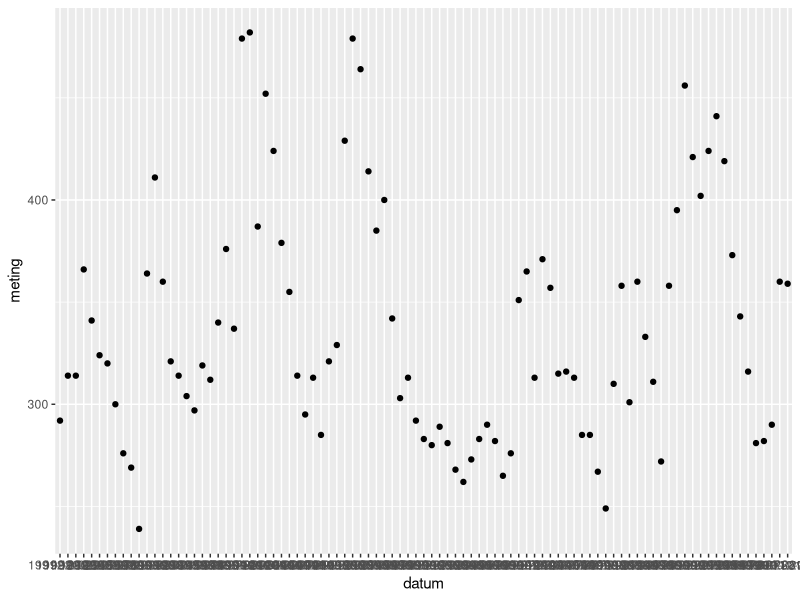
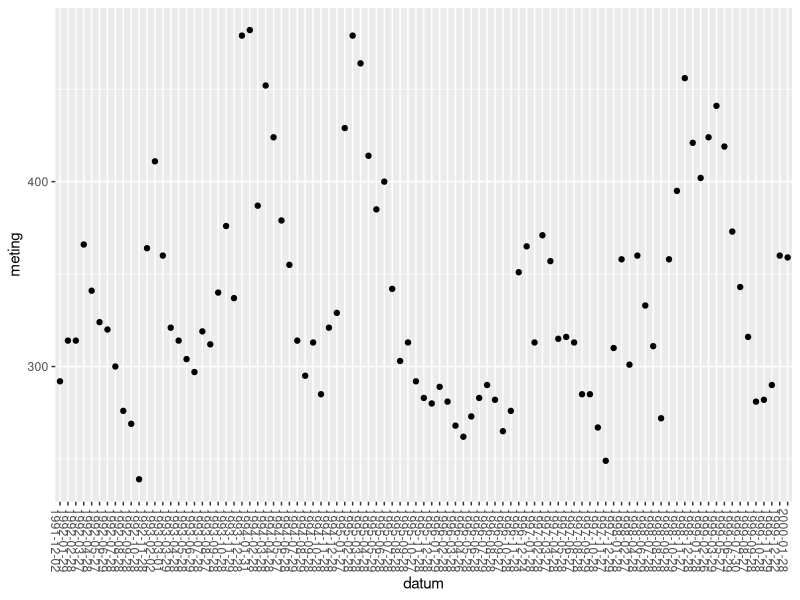
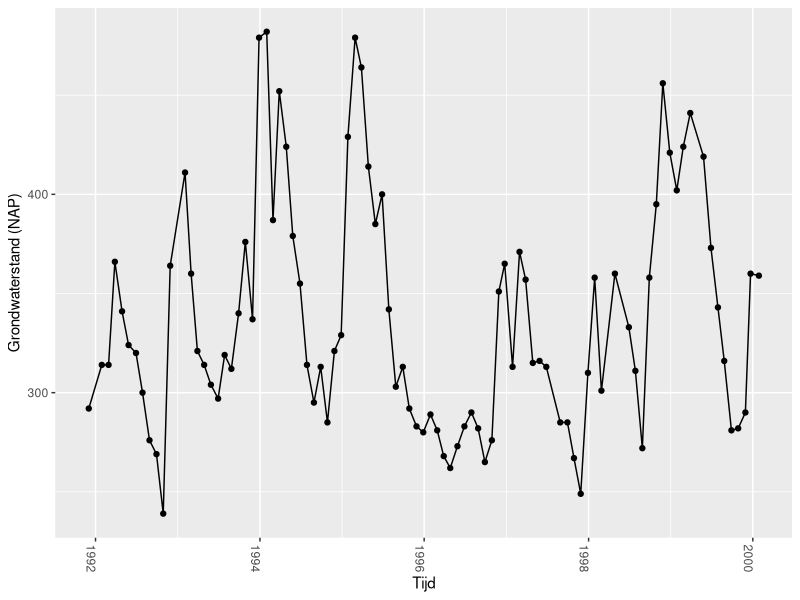
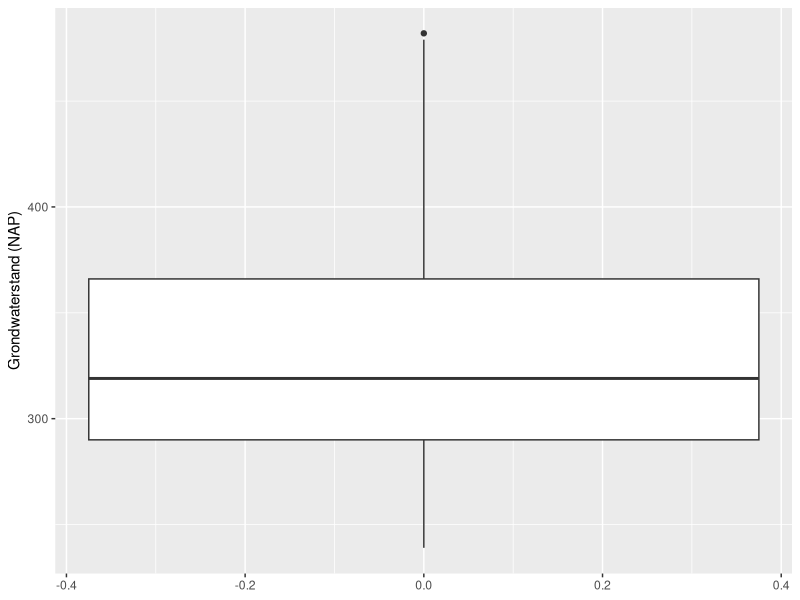
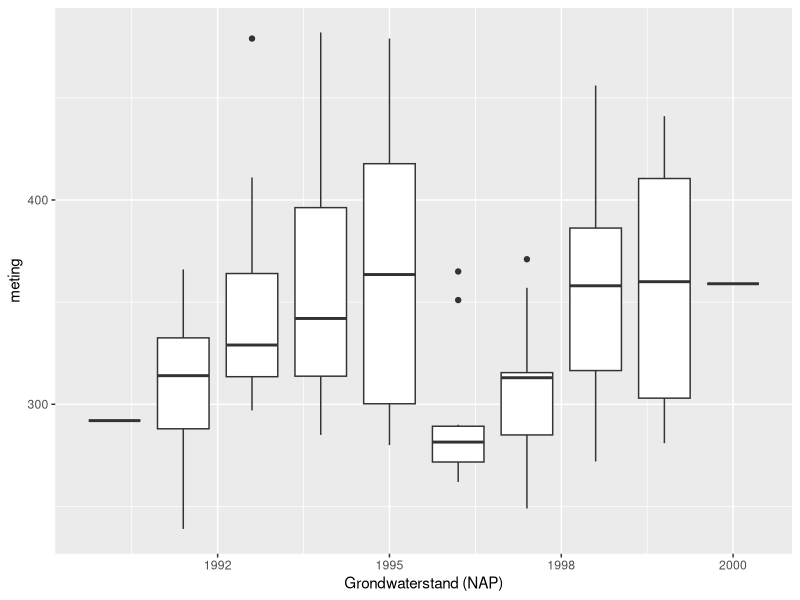
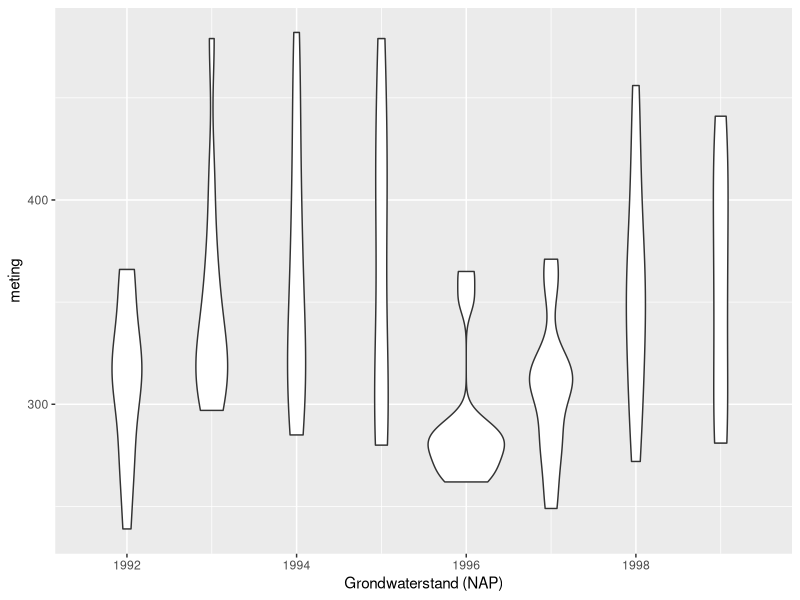
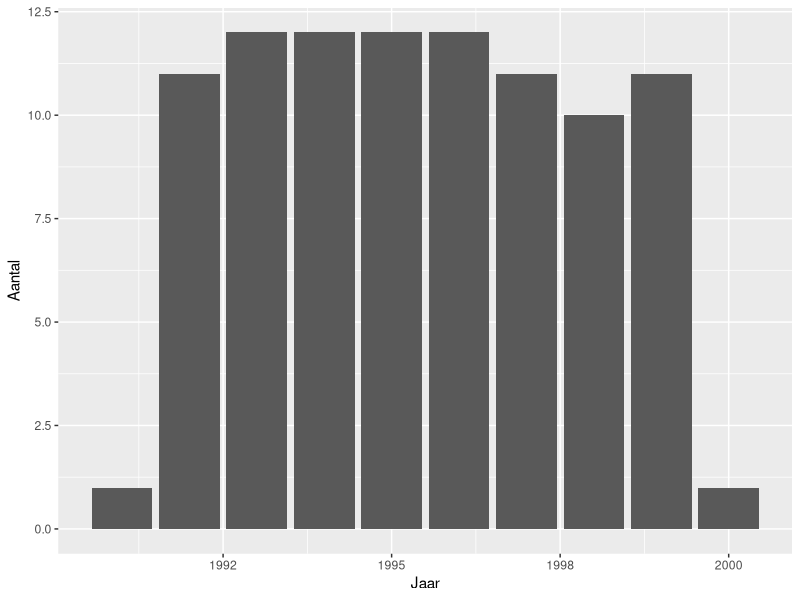

Reproduce these figures in R, in order.
## ---- chunk 1
# load libraries
library(dplyr)
library(ggplot2)
library(lubridate)

# force non scientific formatting of numbers
options(scipen = 999)
options(digits=3)
## ---- chunk 2
# create folders
dir.create("data")
dir.create("export")

## ---- chunk 3
# read data
B27G0060001 <- read.csv("data/B27G0060001_meetreeks.csv")
## ---- chunk 4
head(B27G0060001)
## ---- chunk 5
# read data
B27G0060001 <- read.csv("data/B27G0060001_meetreeks.csv", sep = ";")
head(B27G0060001)
## ---- chunk 6
# minimale grondwaterstand
min(B27G0060001$meting)
# maximale grondwaterstand
max(B27G0060001$meting)
# gemiddelde grondwaterstand
mean(B27G0060001$meting)
# en de standaarddeviatie
sd(B27G0060001$meting)
## ---- chunk 7
# descriptieve data over de grondwaterstanden
summary(B27G0060001)
## ---- chunk 8
# de eerste datum in de lijst
B27G0060001$datum[1]
# de 25e datum in de lijst
B27G0060001$datum[25]
# de meting die gelijk is aan het maximum
maximum_stand_waar <- B27G0060001$meting==max(B27G0060001$meting)
# de datum met de maximale grondwaterstand
B27G0060001$datum[maximum_stand_waar]
# of als 1 lijn code
B27G0060001$datum[B27G0060001$meting==max(B27G0060001$meting)]
## ---- chunk 9
# een grafiek met punten
B27G0060001 |> 
  ggplot(aes(x=datum, y=meting)) + geom_point()
## ---- chunk 10
# een grafiek met punten
B27G0060001 |> 
  ggplot(aes(x=datum, y=meting)) + 
  geom_point() + 
  geom_line() +
  theme(axis.text.x=element_text(angle = -90, hjust = 0))
## ---- chunk 11
# een grafiek met punten en lijn
B27G0060001 |> 
  mutate(datum = as.POSIXct(datum, tz = "Europe/Amsterdam" )) |> 
  ggplot(aes(x=datum, y=meting)) + 
  geom_point() + 
  geom_line() +
  theme(axis.text.x=element_text(angle = -90, hjust = 0)) +
  labs(x="Tijd", y="Grondwaterstand (NAP)")
## ---- chunk 12
# tijd in data.frame goed vastleggen
B27G0060001 <- B27G0060001 |> 
  mutate(datum = as.POSIXct(datum, tz = "Europe/Amsterdam" )) 

## ---- chunk 13
# tijd in data.frame goed vastleggen tijdens de import
B27G0060001 <- read.csv("data/B27G0060001_meetreeks.csv", sep = ";") |> 
  mutate(datum = as.POSIXct(datum, tz = "Europe/Amsterdam" )) 
## ---- chunk 14
# een boxplot maken
B27G0060001 |> 
  ggplot(aes(y=meting)) + geom_boxplot() + 
  labs(y="Grondwaterstand (NAP)")
## ---- chunk 15
# een boxplot per jaar
B27G0060001 |> 
  group_by(jaar = year(datum)) |> 
  ggplot(aes(x=jaar, y = meting)) + geom_boxplot(aes(group = jaar)) +
  labs(x="Grondwaterstand (NAP)")
## ---- chunk 16
# een violin plot per jaar
B27G0060001 |> 
  group_by(jaar = year(datum)) |> 
  ggplot(aes(x=jaar, y = meting)) + geom_violin(aes(group = jaar)) +
  labs(x="Grondwaterstand (NAP)")
## ---- chunk 17
# een bar plot voor aantal metingen per jaar
B27G0060001 |> 
  group_by(jaar = year(datum)) |> 
  summarise(aantal = n()) |> 
  ggplot(aes(x = jaar, y = aantal)) + geom_bar(stat = "identity") +
  labs(x="Jaar", y="Aantal")
